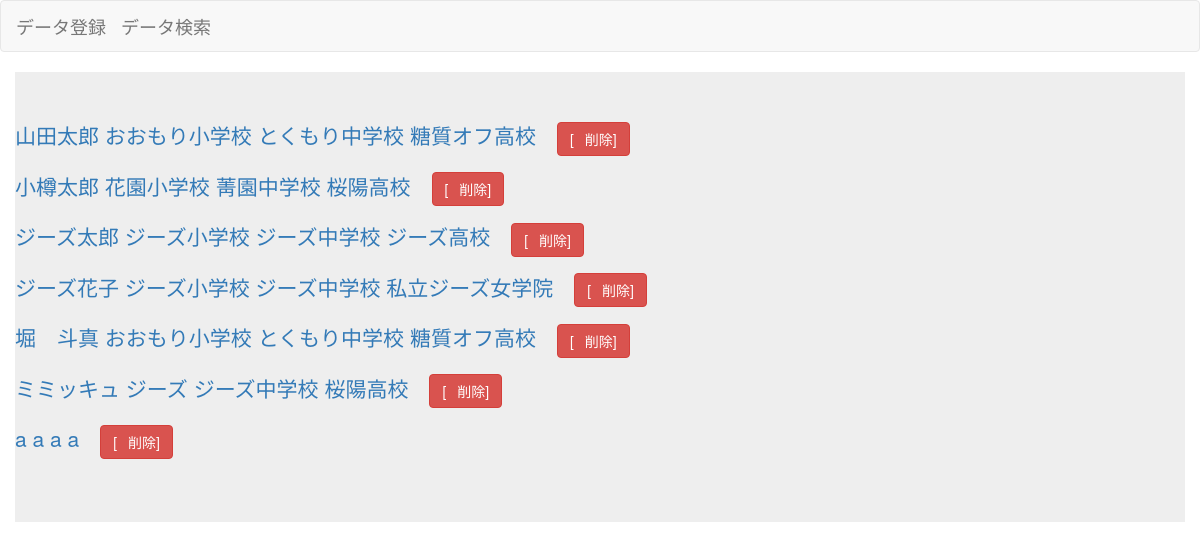
The app's page /PHP_kadai/select.php (signed in) with its own data.
### tables this page shows
CREATE TABLE `school` (
  `id` int(12) NOT NULL,
  `name` varchar(64) NOT NULL,
  `e_school` varchar(64) NOT NULL,
  `j_school` varchar(64) NOT NULL,
  `h_school` varchar(64) NOT NULL,
  `date` datetime NOT NULL
);

### PHP_kadai/funcs.php (called while the page is built, shortened)
<?php
function h($str)
{
    return htmlspecialchars($str, ENT_QUOTES);
}

### PHP_kadai/select.php (the view, shortened to what this page needs)
<?php
require_once('funcs.php');
require_once('common.php');
require_once('funcs.php');
$pdo = db_conn();
$stmt = $pdo->prepare('SELECT * FROM school');
$status = $stmt->execute();
$view = '';
if ($status == false) {
    sql_error($stmt);
} else {
    while ($r = $stmt->fetch(PDO::FETCH_ASSOC)) {
        $view .= '<p>';
        $view .= '<a href="detail.php?id=' . $r["id"] . '">';
        $view .= h($r['name']) . " " . h($r['e_school']) . " " . h($r['j_school']) . " " . h($r['h_school']);
        $view .= '</a>';
        $view .= "　";
        $view .= '<a class="btn btn-danger" href="delete.php?id=' . $r['id'] . '">';
        $view .= '[<i class="glyphicon glyphicon-remove"></i>削除]';
        $view .= '</a>';
        $view .= '</p>';
    }
}
?>
<!DOCTYPE html>
<html lang="ja">
<head>
<?= head_parts('出身わかる君') ?>
</head>
<body id="main">
    <header>
        <nav class="navbar navbar-default">
            <div class="container-fluid">
                <div class="navbar-header">
                    <a class="navbar-brand" href="index.php">データ登録</a>
                    <a class="navbar-brand" href="search.php">データ検索</a>
                </div>
            </div>
        </nav>
    </header>
    <div>
        <div class="container jumbotron"><?= $view ?></div>
    </div>
</body>
</html>

### records on screen
school: value "山田太郎 おおもり小学校 とくもり中学校 糖質オフ高校"
school: value "小樽太郎 花園小学校 菁園中学校 桜陽高校"
school: value "ジーズ太郎 ジーズ小学校 ジーズ中学校 ジーズ高校"
school: value "ジーズ花子 ジーズ小学校 ジーズ中学校 私立ジーズ女学院"
school: value "堀 斗真 おおもり小学校 とくもり中学校 糖質オフ高校"
school: value "ミミッキュ ジーズ ジーズ中学校 桜陽高校"
school: value "a a a a"
